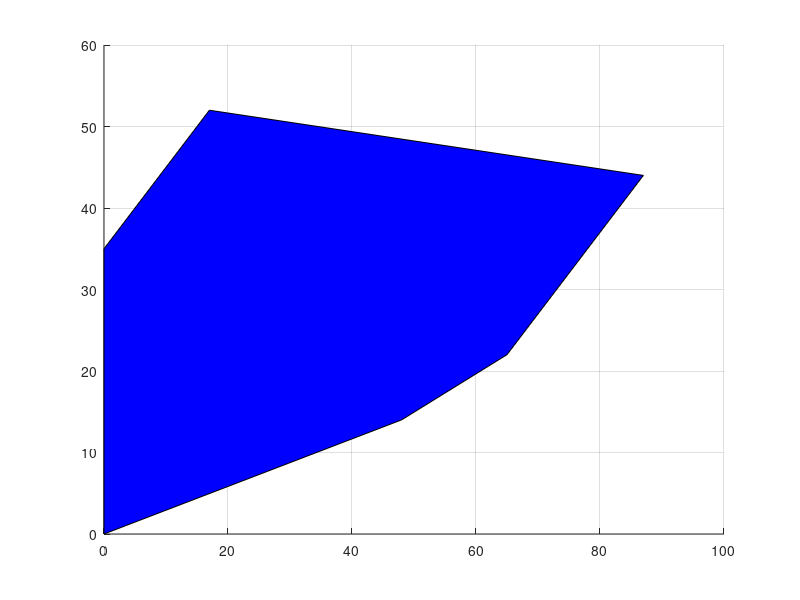

Write MATLAB code to recreate this figure. (Note: this script raises an error after producing the figure.)
function Display120
X = [87,48,59,0,16,0,65,0,28,17,13,0,0,0,14,11,2,0,2,0,55,51,27,76,45,58,57,57,53,46,119,112,92,119,69,90,119,100,93,64,58,58,58,57,57,57,57,57,58,57,58,57,57,17,57,58,57,61,57,57,28,30,30,58,30,30,16,30,18,57]
Y = [44,14,38,0,33,22,22,35,18,52,88,48,74,59,68,53,80,80,65,69,95,103,104,85,66,90,86,87,90,92,0,119,0,78,119,73,47,12,98,100,86,90,90,86,86,86,86,86,89,87,90,88,90,54,87,90,86,96,87,87,81,81,81,89,81,81,54,81,52,87]
c=zeros(70, 3)
for j=1:10,
    c(j, 1) = 0;
    c(j, 2) = 0;
    c(j, 3) = 1;
end
for j=11:20,
   c(j, 1) = 1;
  c(j, 2) = 0;
    c(j, 3) = 0;
end
for j=21:30,
    c(j, 1) = 0;
    c(j, 2) = 1;
    c(j, 3) = 0;
end
for j=31:40,
    c(j, 1) = 0;
    c(j, 2) = 0;
    c(j, 3) = 0;
end
for j=41:70,
    c(j, 1) = 1;
    c(j, 2) = 0;
    c(j, 3) = 1;
end
pointX0 = [0.0,48.0,65.0,87.0,17.0,0.0]
pointY0 = [0.0,14.0,22.0,44.0,52.0,35.0]
pointX1 = [0.0,11.0,14.0,13.0,0.0]
pointY1 = [48.0,53.0,68.0,88.0,80.0]
pointX2 = [45.0,76.0,51.0,27.0]
pointY2 = [66.0,85.0,103.0,104.0]
pointX3 = [92.0,119.0,119.0,112.0,69.0,64.0]
pointY3 = [0.0,0.0,78.0,119.0,119.0,100.0]
figure
grid on
hold on
fill( pointX0, pointY0, 'b')
alpha(0.3)
hold on
fill(pointX1, pointY1, 'r')
alpha(0.3)
hold on
fill(pointX2, pointY2, 'g')
alpha(0.3)
hold on
fill(pointX3, pointY3, 'black')
alpha(0.3)
h = scatter(X,Y, 70, c);
end
